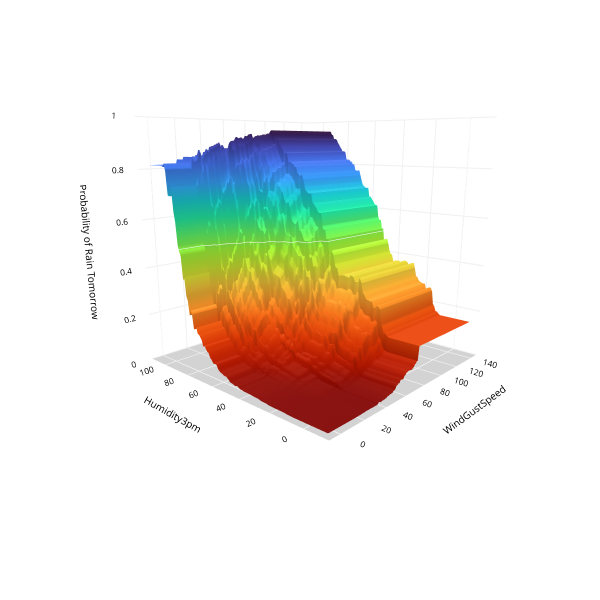

Notebook code cell kept with this figure:
### Code cell
def Plot_3D(X, X_test, y_test, clf, x1, x2, mesh_size, margin, xe, ye, ze):
            
    mesh_size=mesh_size
    margin=margin

    x_min, x_max = X.iloc[:, 0].fillna(X.mean()).min() - margin, X.iloc[:, 0].fillna(X.mean()).max() + margin
    y_min, y_max = X.iloc[:, 1].fillna(X.mean()).min() - margin, X.iloc[:, 1].fillna(X.mean()).max() + margin
    xrange = np.arange(x_min, x_max, mesh_size)
    yrange = np.arange(y_min, y_max, mesh_size)
    xx, yy = np.meshgrid(xrange, yrange)
            
    Z = clf.predict_proba(np.c_[xx.ravel(), yy.ravel()])[:, 1]
    Z = Z.reshape(xx.shape)

    fig = px.scatter_3d(x=[], y=[], z=[], 
                        width=600, height=600)

    fig.update_layout(paper_bgcolor = 'white',
                      scene_camera=dict(up=dict(x=0, y=0, z=1), 
                                        center=dict(x=-0.1, y=0, z=-0.18),
                                        eye=dict(x=xe, y=ye, z=ze)),
                      scene = dict(xaxis=dict(title=x1,
                                              backgroundcolor='white',
                                              color='black',
                                              gridcolor='#f0f0f0',
                                              title_font=dict(size=10),
                                              tickfont=dict(size=10),
                                             ),
                                   yaxis=dict(title=x2,
                                              backgroundcolor='white',
                                              color='black',
                                              gridcolor='#f0f0f0',
                                              title_font=dict(size=10),
                                              tickfont=dict(size=10),
                                              ),
                                   zaxis=dict(title='Probability of Rain Tomorrow',
                                              backgroundcolor='lightgrey',
                                              color='black', 
                                              gridcolor='#f0f0f0',
                                              range=[0.0, 1.0],
                                              title_font=dict(size=10),
                                              tickfont=dict(size=10),
                                              )))

    fig.update_traces(marker=dict(size=1))

    fig.add_traces(go.Surface(x=xrange, y=yrange, z=Z, name='Gradient Boost Prediction',
                              colorscale='Turbo',
                              reversescale=True,
                              showscale=False, 
                              contours = {"z": {"show": True, "start": 0.5, "end": 0.9, 
                                                "size": 0.5, "color":"white"}}))
    fig.show()
    fig.update_layout(margin=dict(l=0, r=0, t=1, b=1)
                     )
    return fig
  
  
fig = Plot_3D(X, X_test, y_test, clf, x1='WindGustSpeed', x2='Humidity3pm', mesh_size=1, margin=10, 
                  xe=-1.7, ye=-1.5, ze=0.4)

### Figure 1 — Plotly figure (JSON) as saved in the notebook; plotly's stock layout.template omitted (floating-point values rounded to 4 significant figures; data arrays with more than 128 entries replaced by an {"elided": "..."} marker saying what was removed)
{"data": [{"colorscale": [[0, "#30123b"], [0.07143, "#4145ab"], [0.1429, "#4675ed"], [0.2143, "#39a2fc"], [0.2857, "#1bcfd4"], [0.3571, "#24eca6"], [0.4286, "#61fc6c"], [0.5, "#a4fc3b"], [0.5714, "#d1e834"], [0.6429, "#f3c63a"], [0.7143, "#fe9b2d"], [0.7857, "#f36315"], [0.8571, "#d93806"], [0.9286, "#b11901"], [1, "#7a0402"]], "contours": {"z": {"color": "white", "end": 0.9, "show": true, "size": 0.5, "start": 0.5}}, "name": "Gradient Boost Prediction", "reversescale": true, "showscale": false, "type": "surface", "x": {"elided": "149 int values"}, "y": [-10, -9, -8, -7, -6, -5, -4, -3, -2, -1, 0, 1, 2, 3, 4, 5, 6, 7, 8, 9, 10, 11, 12, 13, 14, 15, 16, 17, 18, 19, 20, 21, 22, 23, 24, 25, 26, 27, 28, 29, 30, 31, 32, 33, 34, 35, 36, 37, 38, 39, 40, 41, 42, 43, 44, 45, 46, 47, 48, 49, 50, 51, 52, 53, 54, 55, 56, 57, 58, 59, 60, 61, 62, 63, 64, 65, 66, 67, 68, 69, 70, 71, 72, 73, 74, 75, 76, 77, 78, 79, 80, 81, 82, 83, 84, 85, 86, 87, 88, 89, 90, 91, 92, 93, 94, 95, 96, 97, 98, 99, 100, 101, 102, 103, 104, 105, 106, 107, 108, 109], "z": {"elided": "120x149 float values"}}], "layout": {"height": 600, "legend": {"tracegroupgap": 0}, "margin": {"t": 60}, "paper_bgcolor": "white", "scene": {"camera": {"center": {"x": -0.1, "y": 0, "z": -0.18}, "eye": {"x": -1.7, "y": -1.5, "z": 0.4}, "up": {"x": 0, "y": 0, "z": 1}}, "domain": {"x": [0, 1], "y": [0, 1]}, "xaxis": {"backgroundcolor": "white", "color": "black", "gridcolor": "#f0f0f0", "tickfont": {"size": 10}, "title": {"font": {"size": 10}, "text": "WindGustSpeed"}}, "yaxis": {"backgroundcolor": "white", "color": "black", "gridcolor": "#f0f0f0", "tickfont": {"size": 10}, "title": {"font": {"size": 10}, "text": "Humidity3pm"}}, "zaxis": {"backgroundcolor": "lightgrey", "color": "black", "gridcolor": "#f0f0f0", "range": [0, 1], "tickfont": {"size": 10}, "title": {"font": {"size": 10}, "text": "Probability of Rain Tomorrow"}}}, "width": 600}}
